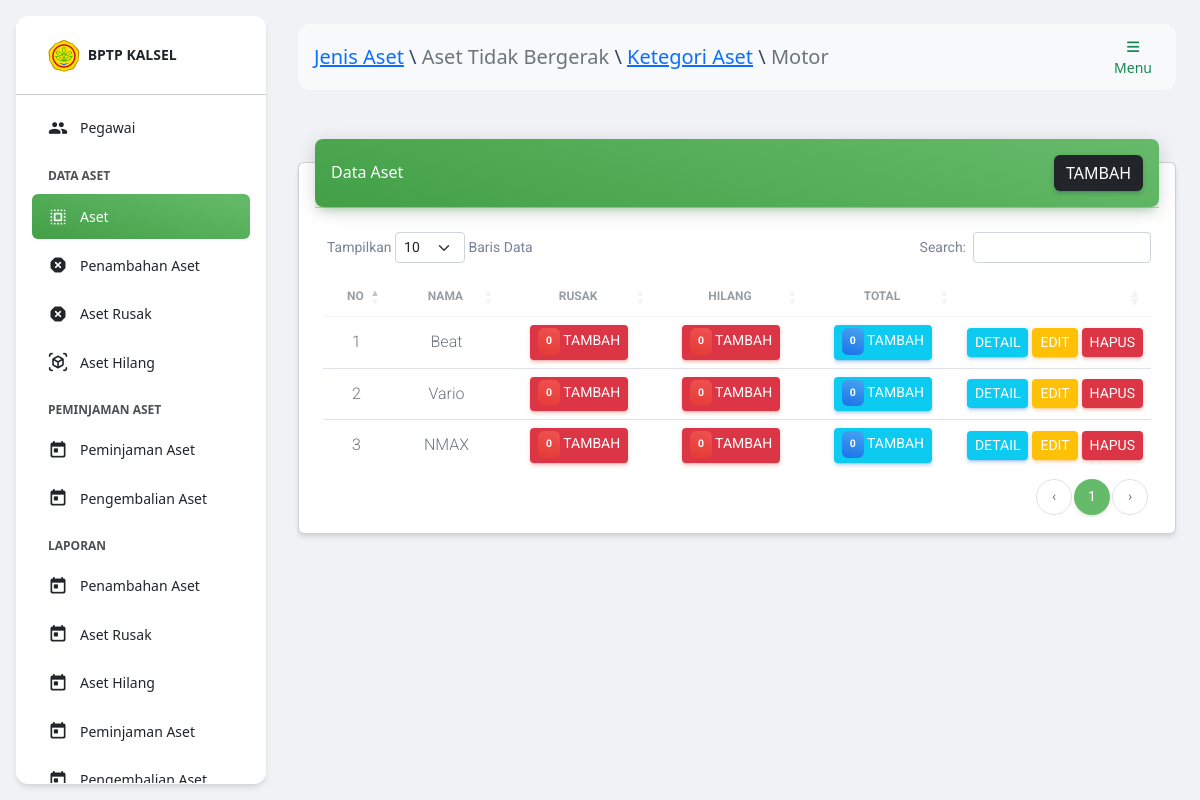
Page /index.php?h=aset&id_jenis_aset=1&id_kategori_aset=4 (signed in) on the committed database.
### tables this page shows
CREATE TABLE `jenis_aset`(
    id BIGINT UNSIGNED AUTO_INCREMENT,
    nama VARCHAR(255),
    PRIMARY KEY(id)
);

CREATE TABLE `kategori_aset`(
    id BIGINT UNSIGNED AUTO_INCREMENT,
    id_jenis_aset BIGINT UNSIGNED,
    nama VARCHAR(255),
    PRIMARY KEY(id),
    FOREIGN KEY (id_jenis_aset) REFERENCES jenis_aset (id) ON DELETE CASCADE
);

CREATE TABLE `aset`(
    id BIGINT UNSIGNED AUTO_INCREMENT,
    id_kategori_aset BIGINT UNSIGNED,
    nama VARCHAR(255),
    jumlah INT UNSIGNED,
    PRIMARY KEY(id),
    FOREIGN KEY (id_kategori_aset) REFERENCES kategori_aset (id) ON DELETE CASCADE
);

### halaman/aset/index.php (the view)
<div class="container-fluid py-4">
    <div class="row">
        <div class="col-12">
            <div class="card my-4">
                <div class="card-header p-0 position-relative mt-n4 mx-3 z-index-2">
                    <div class="bg-gradient-success shadow-success border-radius-lg p-3 d-flex justify-content-between align-items-center">
                        <h6 class="text-white text-capitalize m-0">Data Aset</h6>
                        <a href="?h=tambah_aset&id_kategori_aset=<?= $_GET['id_kategori_aset']; ?>&id_jenis_aset=<?= $_GET['id_jenis_aset']; ?>" class="btn btn-dark m-0">Tambah</a>
                    </div>
                </div>
                <div class="card-body pb-3">
                    <div class="table-responsive p-0">
                        <table id="datatable" class="table align-items-center mb-0">
                            <thead>
                                <tr>
                                    <th class="text-uppercase text-center text-secondary text-xs font-weight-bolder opacity-7 small-td">No</th>
                                    <th class="text-uppercase text-center text-secondary text-xs font-weight-bolder opacity-7">Nama</th>
                                    <th class="text-uppercase text-center text-secondary text-xs font-weight-bolder opacity-7">Rusak</th>
                                    <th class="text-uppercase text-center text-secondary text-xs font-weight-bolder opacity-7">Hilang</th>
                                    <th class="text-uppercase text-center text-secondary text-xs font-weight-bolder opacity-7">Total</th>
                                    <th class="text-secondary opacity-7"></th>
                                </tr>
                            </thead>
                            <?php
                            $q = "
                                SELECT
                                    a.*,
                                    (SELECT SUM(jumlah) FROM aset_masuk ar WHERE ar.id_aset=a.id) masuk,
                                    (SELECT SUM(jumlah) FROM aset_rusak ar WHERE ar.id_aset=a.id) rusak,
                                    (SELECT SUM(jumlah) FROM aset_hilang ah WHERE ah.id_aset=a.id) hilang
                                FROM
                                    aset a
                                WHERE
                                    a.id_kategori_aset=" . $_GET['id_kategori_aset'] . "
                            ";
                            $result = $mysqli->query($q);
                            $no = 1;
                            ?>
                            <tbody>
                                <?php while ($row = $result->fetch_assoc()) : ?>
                                    <tr>
                                        <td class="text-center">
                                            <p class="text-secondary mb-0"><?= $no++; ?></p>
                                        </td>
                                        <td class="text-center">
                                            <p class="text-secondary mb-0"><?= $row['nama']; ?></p>
                                        </td>
                                        <td class="text-center">
                                            <a href="?h=tambah_aset_rusak&id=<?= $row['id'] ?>&id_jenis_aset=<?= $_GET['id_jenis_aset'] ?>&id_kategori_aset=<?= $_GET['id_kategori_aset'] ?>" class="btn btn-sm m-0 btn-danger text-white">
                                                <span class="badge badge-sm bg-gradient-danger p-2">
                                                    <?= $row['rusak'] ?? 0; ?>
                                                </span>
                                                Tambah
                                            </a>
                                        </td>
                                        <td class="text-center">
                                        <a href="?h=tambah_aset_hilang&id=<?= $row['id'] ?>&id_jenis_aset=<?= $_GET['id_jenis_aset'] ?>&id_kategori_aset=<?= $_GET['id_kategori_aset'] ?>" class="btn btn-sm m-0 btn-danger text-white">
                                                <span class="badge badge-sm bg-gradient-danger p-2">
                                                    <?= $row['hilang'] ?? 0; ?>
                                                </span>
                                                Tambah
                                            </a>
                                        </td>
                                        <td class="text-center">
                                        <a href="?h=tambah_aset_masuk&id=<?= $row['id'] ?>&id_jenis_aset=<?= $_GET['id_jenis_aset'] ?>&id_kategori_aset=<?= $_GET['id_kategori_aset'] ?>" class="btn btn-sm m-0 btn-info text-white">
                                                <span class="badge badge-sm bg-gradient-info p-2">
                                                    <?= $row['jumlah'] + $row['masuk'] - $row['rusak'] - $row['hilang'] ?>
                                                </span>
                                                Tambah
                                            </a>
                                        </td>
                                        <td class="small-td">
                                            <a href="?h=detail_aset&id=<?= $row['id'] ?>&id_jenis_aset=<?= $_GET['id_jenis_aset'] ?>&id_kategori_aset=<?= $_GET['id_kategori_aset'] ?>" class="btn btn-sm btn-info text-white m-0">Detail</a>
                                            <a href="?h=edit_aset&id=<?= $row['id'] ?>&id_jenis_aset=<?= $_GET['id_jenis_aset'] ?>&id_kategori_aset=<?= $_GET['id_kategori_aset'] ?>" class="btn btn-sm btn-warning text-white m-0">Edit</a>
                                            <a href="?h=hapus_aset&id=<?= $row['id'] ?>&id_jenis_aset=<?= $_GET['id_jenis_aset'] ?>&id_kategori_aset=<?= $_GET['id_kategori_aset'] ?>" class="btn btn-sm btn-danger text-white m-0" onclick="return confirm('Yakin?')">Hapus</a>
                                        </td>
                                    </tr>
                                <?php endwhile; ?>
                            </tbody>
                        </table>
                    </div>
                </div>
            </div>
        </div>
    </div>
</div>

### index.php (shortened to what this page needs)
<?php
include_once('database/koneksi.php');
?>
<!DOCTYPE html>
<html lang="en">
<head>
    <link href="./assets/css/nucleo-icons.css" rel="stylesheet" />
    <link href="./assets/css/nucleo-svg.css" rel="stylesheet" />
    <link id="pagestyle" href="./assets/css/material-dashboard.css?v=3.0.4" rel="stylesheet" />
    <link rel="stylesheet" href="https://cdnjs.cloudflare.com/ajax/libs/twitter-bootstrap/5.2.0/css/bootstrap.min.css">
    <link rel="stylesheet" href="https://cdn.datatables.net/1.12.1/css/dataTables.bootstrap5.min.css">
    <?php include_once('komponen/js.php'); ?>
</head>
<body class="g-sidenav-show bg-gray-200">
    <?php
    if ($_SESSION['user']['status'] == 1 || $_SESSION['user']['status'] == 2 || $_SESSION['user']['status'] == 4) {
        if (isset($_GET['h'])) {
            if (in_array($_GET['h'], ['aset', 'tambah_aset', 'edit_aset', 'detail_aset'])) {
                $jenis_aset = $mysqli->query("SELECT * FROM jenis_aset WHERE id=" . $_GET['id_jenis_aset'])->fetch_assoc();
                $kategori_aset = $mysqli->query("SELECT * FROM kategori_aset WHERE id=" . $_GET['id_kategori_aset'])->fetch_assoc();
                $navbar = "<a href='?h=jenis_aset'>Jenis Aset</a> \\ <span class='text-muted'>" . $jenis_aset['nama'] . "</span> \\ <a href='?h=kategori_aset&id_jenis_aset=" . $jenis_aset['id'] . "'>Ketegori Aset</a> \\ <span class='text-muted'>" . $kategori_aset['nama'] . "</span>";
            }
            if ($_GET['h'] === 'aset') $page = 'halaman/aset/index.php';
            elseif ($_GET['h'] === 'tambah_aset') $page = 'halaman/aset/tambah.php';
            elseif ($_GET['h'] === 'edit_aset') $page = 'halaman/aset/edit.php';
            elseif ($_GET['h'] === 'hapus_aset') $page = 'halaman/aset/hapus.php';
            elseif ($_GET['h'] === 'detail_aset') $page = 'halaman/aset/detail_aset.php';
        }
    }
    ?>
    <?php
    if ($_SESSION['user']['status'] == 1 || $_SESSION['user']['status'] == 2 || $_SESSION['user']['status'] == 4) include_once('komponen/sidebar.php'); ?>
    <main class="main-content position-relative max-height-vh-100 h-100 border-radius-lg ">
        <?php include_once('komponen/navbar.php'); ?>
        <div class="container-fluid py-4">
            <?php
            include_once($page);
            ?>
        </div>
    </main>
</body>
</html>

### index.php (style rules this page uses)
.small-td { width: 1%; white-space: nowrap; }

### rows in the picture
jenis_aset: nama "Aset Tidak Bergerak"
kategori_aset: nama "Motor"
aset: nama "Beat", rusak "0", hilang "0", jumlah "0"
aset: nama "Vario", rusak "0", hilang "0", jumlah "0"
aset: nama "NMAX", rusak "0", hilang "0", jumlah "0"
